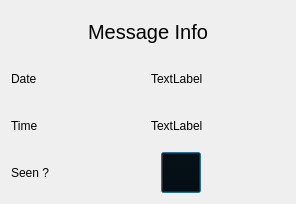
<?xml version="1.0" encoding="UTF-8"?>
<ui version="4.0">
 <class>MsgStatus</class>
 <widget class="QDialog" name="MsgStatus">
  <property name="geometry">
   <rect>
    <x>0</x>
    <y>0</y>
    <width>296</width>
    <height>204</height>
   </rect>
  </property>
  <property name="windowTitle">
   <string>Dialog</string>
  </property>
  <layout class="QVBoxLayout" name="verticalLayout">
   <item>
    <widget class="QLabel" name="label">
     <property name="styleSheet">
      <string notr="true">font-size:20px;</string>
     </property>
     <property name="text">
      <string>Message Info</string>
     </property>
     <property name="alignment">
      <set>Qt::AlignCenter</set>
     </property>
    </widget>
   </item>
   <item>
    <layout class="QHBoxLayout" name="horizontalLayout_2">
     <item>
      <widget class="QLabel" name="label_Date">
       <property name="text">
        <string>Date</string>
       </property>
      </widget>
     </item>
     <item>
      <widget class="QLabel" name="label_msgDate">
       <property name="text">
        <string>TextLabel</string>
       </property>
      </widget>
     </item>
    </layout>
   </item>
   <item>
    <layout class="QHBoxLayout" name="horizontalLayout">
     <item>
      <widget class="QLabel" name="label_Time">
       <property name="text">
        <string>Time</string>
       </property>
      </widget>
     </item>
     <item>
      <widget class="QLabel" name="label_msgTime">
       <property name="text">
        <string>TextLabel</string>
       </property>
      </widget>
     </item>
    </layout>
   </item>
   <item>
    <layout class="QHBoxLayout" name="horizontalLayout_3">
     <item>
      <widget class="QLabel" name="label_seen">
       <property name="minimumSize">
        <size>
         <width>60</width>
         <height>0</height>
        </size>
       </property>
       <property name="text">
        <string>Seen ?</string>
       </property>
      </widget>
     </item>
     <item>
      <spacer name="horizontalSpacer_2">
       <property name="orientation">
        <enum>Qt::Horizontal</enum>
       </property>
       <property name="sizeHint" stdset="0">
        <size>
         <width>40</width>
         <height>20</height>
        </size>
       </property>
      </spacer>
     </item>
     <item>
      <widget class="QPushButton" name="pushButton">
       <property name="maximumSize">
        <size>
         <width>50</width>
         <height>50</height>
        </size>
       </property>
       <property name="styleSheet">
        <string notr="true">background:transparent;</string>
       </property>
       <property name="text">
        <string/>
       </property>
      </widget>
     </item>
     <item>
      <spacer name="horizontalSpacer">
       <property name="orientation">
        <enum>Qt::Horizontal</enum>
       </property>
       <property name="sizeHint" stdset="0">
        <size>
         <width>40</width>
         <height>20</height>
        </size>
       </property>
      </spacer>
     </item>
    </layout>
   </item>
  </layout>
 </widget>
 <resources/>
 <connections/>
</ui>
